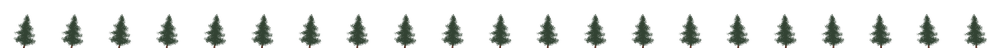
#> input picture beta/img/pines/pine_0/pine_0.png, 1000 x 48 px, shrunk from 4032 x 192 before the run, found by its file name; its folder holds only this picture in this run
$ python shadow.py ../beta/img/pines/pine_0/pine_0.png 5
#> lines starting #> are read from the running program, lines starting #| are printed output that depends on the picture
from PIL import Image
from os import listdir, system
from sys import argv
from time import sleep

system('cls')

path = './beta/img/' + argv[1]
feet = int(argv[2])
ratio = 0.82, 0.57

print(path)
base = Image.open(path)
#> base is the input picture: PIL image 1000x48 RGBA; mean R, G, B, A 10.9, 14.8, 10.9, 34.8
result = Image.new('RGBA', base.size, (0, 0, 0, 0))
#> result: PIL image 1000x48 RGBA; every value is 0
W, H = base.size
#> W = 1000; H = 48
print(W, H)
#| 1000 48


for y in range(H):
    z = feet - y
    offx = ratio[0] * z
    offy = ratio[1] * z

    if (y % 10 == 0):
        print(int(y / H * 100), '%', int(z), int(offx), int(offy), end='       \r')

    # sleep(.1)

    for x in range(W):
        if base.getpixel((x, y)) != (0, 0, 0, 0):
            sx = int(x - offx)
            sy = int(feet - offy)
            if (0 < sx < W and 0 < sy < H):
                color = (0, 0, 0, 255)
                result.putpixel((sx, sy), color)
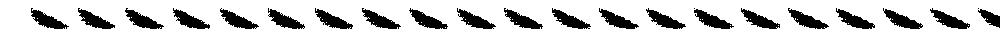
#> result: PIL image 1000x48 RGBA; mean R, G, B, A 0, 0, 0, 38.2; transparent parts drawn white

result.save(path[:-4] + '_shadow.png')

$ run again, on beta/img/pines/pine_0/anim/pine_0_15.png
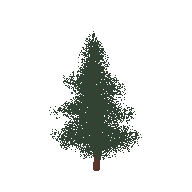
#> input picture beta/img/pines/pine_0/anim/pine_0_15.png, 192 x 192 px, found by its file name
#> base is the input picture: PIL image 192x192 RGBA; mean R, G, B, A 7, 9.1, 6.9, 34.9
#| 192 192
#> after the loop `for y in range(H):`:
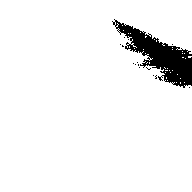
#> result: PIL image 192x192 RGBA; mean R, G, B, A 0, 0, 0, 14.2; transparent parts drawn white

$ run again, on beta/img/vegetation/pines/pine_0/pine_0_base.png
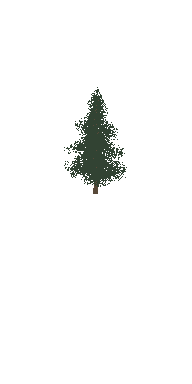
#> input picture beta/img/vegetation/pines/pine_0/pine_0_base.png, 192 x 384 px, found by its file name
#> base is the input picture: PIL image 192x384 RGBA; mean R, G, B, A 1.9, 2.5, 1.9, 9.4
#| 192 384
#> after the loop `for y in range(H):`:
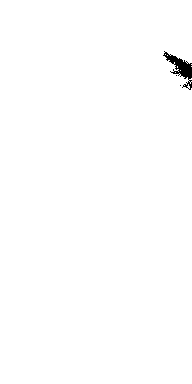
#> result: PIL image 192x384 RGBA; mean R, G, B, A 0, 0, 0, 1.3; transparent parts drawn white

$ run again, on beta/img/vegetation/pines/pine_1/pine_1.png
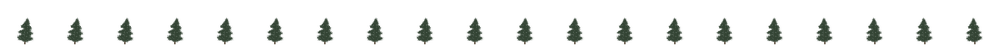
#> input picture beta/img/vegetation/pines/pine_1/pine_1.png, 1000 x 50 px, shrunk from 3840 x 192 before the run, found by its file name
#> base is the input picture: PIL image 1000x50 RGBA; mean R, G, B, A 6.6, 9.3, 6.6, 21.4
#| 1000 50
#> after the loop `for y in range(H):`:
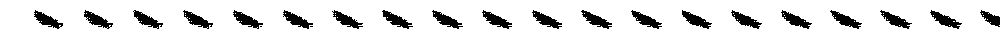
#> result: PIL image 1000x50 RGBA; mean R, G, B, A 0, 0, 0, 23.7; transparent parts drawn white
